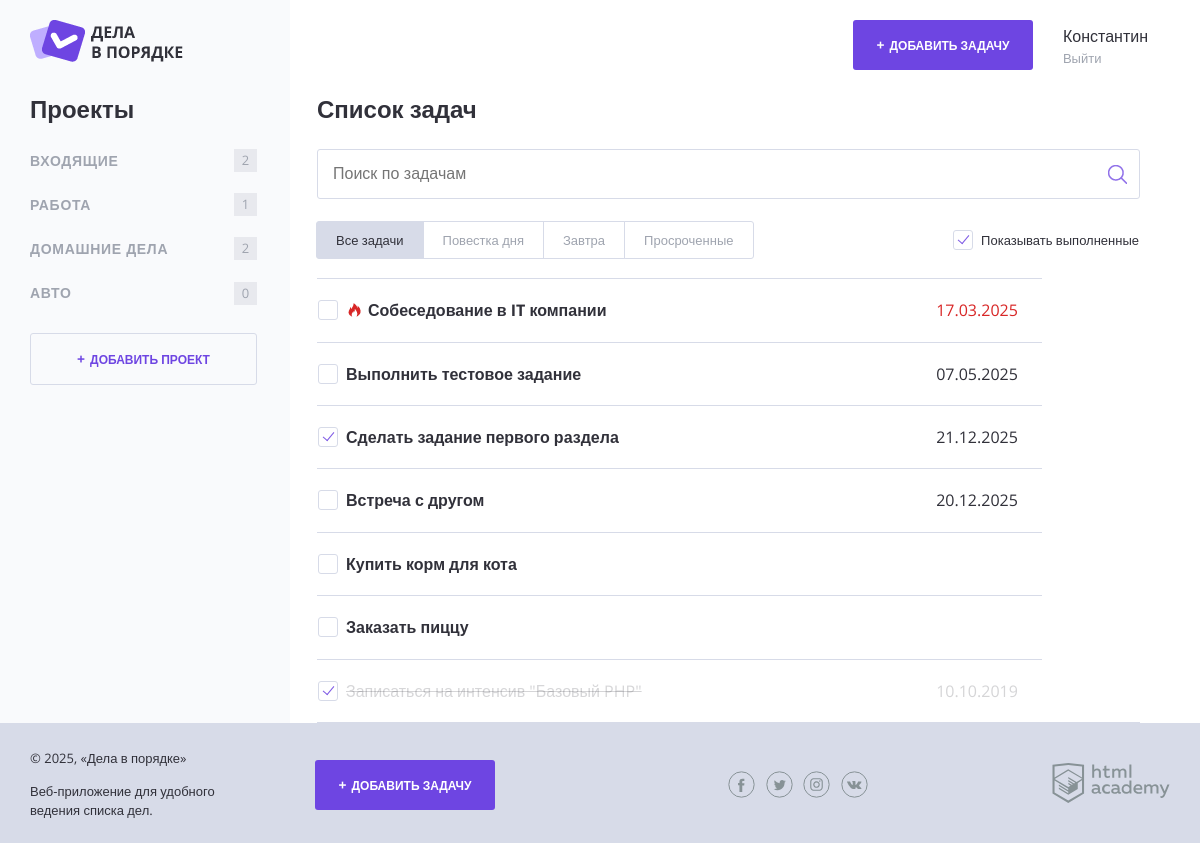
The page / on the database its author committed.
### tables this page shows
CREATE TABLE Projects (
                         id INT PRIMARY KEY AUTO_INCREMENT,
                         название VARCHAR(255) NOT NULL COLLATE 'utf8_general_ci',
                         site_title VARCHAR(255) NOT NULL,
                         описание TEXT COLLATE 'utf8_general_ci',
                         пользователь_id INT,
                         FOREIGN KEY (пользователь_id) REFERENCES Пользователи(id)
) COLLATE='utf8_general_ci';

### helpers.php (called while the page is built, shortened)
<?php
function include_template($name, array $data = []) {
    $name = 'templates/' . $name;
    extract($data);
    require $name;
    $result = ob_get_clean();
    return $result;
}

### data.php (called while the page is built, shortened)
<?php
function database_connect(){
    $host = "localhost";
    $dbuser = "root";
    $dbpass = "";
    $dbname = "site_teach";
    $con = mysqli_connect($host, $dbuser, $dbpass, $dbname);
    return $con;
}
function user_project($id_user){
    $con = database_connect();
    mysqli_set_charset($con, "utf8");
    $sql = "SELECT `id`, `название`, `site_title` FROM `site_teach`.`projects` WHERE `пользователь_id` = ?";
    $stmt = mysqli_prepare($con, $sql);
    mysqli_stmt_bind_param($stmt, "i", $id_user);
    mysqli_stmt_execute($stmt);
    $result = mysqli_stmt_get_result($stmt);
    $projects = [];
    while ($row = mysqli_fetch_assoc($result)) {
        $projects[] = $row;
    }
    return $projects;
}
function project_count_tasks($id_project){
    $con = database_connect();
    mysqli_set_charset($con, "utf8");
    $sql = "SELECT COUNT(*) as task_count FROM `site_teach`.`tasks` WHERE `проект_id` = ?";
    $stmt = mysqli_prepare($con, $sql);
    mysqli_stmt_bind_param($stmt, "i", $id_project);
    mysqli_stmt_execute($stmt);
    $result = mysqli_stmt_get_result($stmt);
    $row = mysqli_fetch_assoc($result);
    $taskCount = (int) $row['task_count'];
    return $taskCount;
}
$projects = [
    "Inbox" => "Входящие",
    "Studies" => "Учеба",
    "Job" => "Работа",
    "Household chores" => "Домашние дела",
    "Auto" => "Авто"
];
$tasks = [
    [
        "title" => "Собеседование в IT компании",
        "date" => "17.03.2025",
        "category" => "Работа",
        "ready" => "false",
        "file" => ""
    ],
    [
        "title" => "Выполнить тестовое задание",
        "date" => "07.05.2025",
        "category" => "Работа",
        "ready" => "false",
        "file" => ""
    ],
    [
        "title" => "Сделать задание первого раздела",
        "date" => "21.12.2025",
        "category" => "Учеба",
        "ready" => "true",
        "file" => ""
    ],
    [
        "title" => "Встреча с другом",
        "date" => "	20.12.2025",
        "category" => "Входящие",
        "ready" => "false",
        "file" => ""
    ],
    [
        "title" => "Купить корм для кота",
        "date" => "",
        "category" => "Домашние дела",
        "ready" => "false",
        "file" => ""
    ],
    [
        "title" => "Заказать пиццу",
        "date" => "",
        "category" => "Домашние дела",
        "ready" => "false",
        "file" => ""
    ],
];

### functions.php (called while the page is built, shortened)
<?php
function date_check($date){
    $take_date = date_create($date);
    $cur_date = date_create();
    if($date == ""){
        $result = 99;
    }else if($cur_date > $take_date){
        $result = 0;
    }else{
        $diff = date_diff($take_date, $cur_date);
        $months = $diff->m;
        $days = $diff->d;
        $total_days = $months * 30 + $days;
        $total_hours = $total_days * 24 + $diff->h;
        $result = $total_hours;
    }
    return $result;
}

### templates/main.php (the view, shortened to what this page needs)
<?php
$show_complete_tasks = rand(0, 1);
?>
<section class="content__side">
    <h2 class="content__side-heading">Проекты</h2>
    <nav class="main-navigation">
        <ul class="main-navigation__list">
            <?php foreach (user_project(1) as $key => $project): ?>
                <li class="main-navigation__list-item <?= $project["site_title"]?>">
                    <a class="main-navigation__list-item-link" href="#"><?=$project["название"];?></a>
                    <span class="main-navigation__list-item-count"><?php echo project_count_tasks($project["id"]); ?></span>
                </li>
            <?php endforeach; ?>
        </ul>
    </nav>
    <a class="button button--transparent button--plus content__side-button"
       href="pages/form-project.html" target="project_add">Добавить проект</a>
</section>
<main class="content__main">
    <h2 class="content__main-heading">Список задач</h2>
    <form class="search-form" action="index.php" method="post" autocomplete="off">
        <input class="search-form__input" type="text" name="" value="" placeholder="Поиск по задачам">
        <input class="search-form__submit" type="submit" name="" value="Искать">
    </form>
    <div class="tasks-controls">
        <nav class="tasks-switch">
            <a href="/site_teach/" class="tasks-switch__item tasks-switch__item--active">Все задачи</a>
            <a href="/site_teach/" class="tasks-switch__item">Повестка дня</a>
            <a href="/site_teach/" class="tasks-switch__item">Завтра</a>
            <a href="/site_teach/" class="tasks-switch__item">Просроченные</a>
        </nav>
        <label class="checkbox">
            <span class="checkbox__text">Показывать выполненные</span>
        </label>
    </div>
    <table class="tasks">
        <?php foreach ($tasks as $key => $task): ?>
            <tr class="tasks__item task <?php if (date_check($task["date"]) <= '24') : ?> task--important <?php endif; ?>">
                <td class="task__select">
                    <label class="checkbox task__checkbox">
                        <span class="checkbox__text"><?=$task["title"];?></span>
                    </label>
                </td>
                <td class="task__date"> <?=$task["date"];?> </td>
            </tr>
        <?php endforeach; ?>
        <?php if ($show_complete_tasks == 1) : ?>
            <tr class="tasks__item task task--completed">
                <td class="task__select">
                    <label class="checkbox task__checkbox">
                        <span class="checkbox__text">Записаться на интенсив "Базовый PHP"</span>
                    </label>
                </td>
                <td class="task__date">10.10.2019</td>
                <td class="task__controls">
                </td>
            </tr>
        <?php endif; ?>
    </table>
</main>

### templates/layout.php (shortened to what this page needs)
<!DOCTYPE html>
<html lang="ru">
<head>
    <link rel="stylesheet" href="css/normalize.css">
    <link rel="stylesheet" href="css/style.css">
    <link rel="stylesheet" href="css/flatpickr.min.css">
</head>
<body>
<div class="page-wrapper">
    <div class="container container--with-sidebar">
        <header class="main-header">
            <a href="/site_teach/">
                <img src="img/logo.png" width="153" height="42" alt="Логотип Дела в порядке">
            </a>
            <div class="main-header__side">
                <a class="main-header__side-item button button--plus open-modal" href="pages/form-task.html">Добавить задачу</a>
                <div class="main-header__side-item user-menu">
                    <div class="user-menu__data">
                        <p>Константин</p>
                        <a href="#">Выйти</a>
                    </div>
                </div>
            </div>
        </header>
        <div class="content">
            <?= $content; ?>
        </div>
    </div>
</div>
<footer class="main-footer">
    <div class="container">
        <div class="main-footer__copyright">
            <p>© 2025, «Дела в порядке»</p>
            <p>Веб-приложение для удобного ведения списка дел.</p>
        </div>
        <a class="main-footer__button button button--plus" href="pages/form-task.html">Добавить задачу</a>
        <div class="main-footer__social social">
            <a class="social__link social__link--facebook" href="#">
            </a>
            <a class="social__link social__link--twitter" href="#">
            </a>
            <a class="social__link social__link--instagram" href="#">
            </a>
            <a class="social__link social__link--vkontakte" href="#">
            </a>
        </div>
        <div class="main-footer__developed-by">
            <a href="https://htmlacademy.ru/intensive/php">
                <img src="img/htmlacademy.svg" alt="HTML Academy" width="118" height="40">
            </a>
        </div>
    </div>
</footer>
</body>
</html>

### index.php
<?php
require_once("helpers.php");
require_once("functions.php");
require_once("data.php");
$page_content = include_template("main.php", [
    "projects" => $projects,
    "tasks" => $tasks
]);
$layout_content = include_template("layout.php", [
    "content" => $page_content,
    "projects" => $projects,
    "title" => "Главная"
]);
print($layout_content);

### rows shown on the page
projects: название "ВХОДЯЩИЕ", id "2"
projects: название "РАБОТА", id "1"
projects: название "ДОМАШНИЕ ДЕЛА", id "2"
projects: название "АВТО", id "0"

### other values the page prints
$task["title"] "Собеседование в IT компании"
$task["date"] "17.03.2025"
$task["title"] "Выполнить тестовое задание"
$task["date"] "07.05.2025"
$task["title"] "Сделать задание первого раздела"
$task["date"] "21.12.2025"
$task["title"] "Встреча с другом"
$task["date"] "20.12.2025"
$task["title"] "Купить корм для кота"
$task["title"] "Заказать пиццу"
